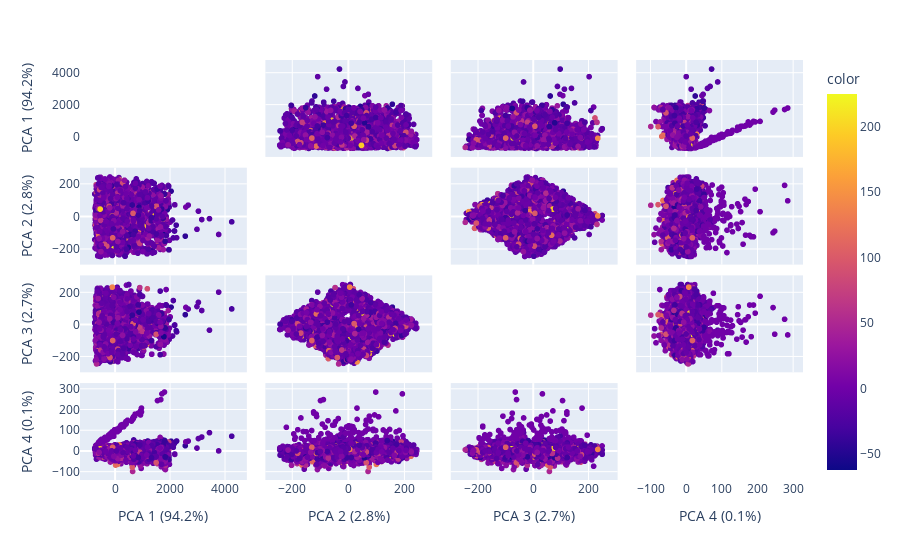

The code cell stored with this chart in its notebook:
### Markdown cell above
### Part One: Complete PCA

### Code cell
pca = PCA()
component = pca.fit_transform(df_samp[['branded_code_share', 'crs_dep_time', 'crs_arr_time', 
                                            'crs_elapsed_time', 'air_time', 'distance',
                                            'fl_month', 'fl_day_of_week', 'fl_type',
                                            'state_travel_type', 'origin_cat', 'dest_cat', 'mkt_op_combo_cat']])
labels = {
    str(i): f"PCA {i+1} ({var:.1f}%)"
    for i, var in enumerate(pca.explained_variance_ratio_ *100)
}

fig = px.scatter_matrix(
    component,
    labels=labels,
    dimensions=range(4),
    color = df_samp.arr_delay
)
fig.update_traces(diagonal_visible=False)
fig.show()

### Figure 1 — Plotly figure (JSON) as saved in the notebook; plotly's stock layout.template omitted (floating-point values rounded to 4 significant figures; data arrays with more than 128 entries replaced by an {"elided": "..."} marker saying what was removed)
{"data": [{"diagonal": {"visible": false}, "dimensions": [{"axis": {"matches": true}, "label": "PCA 1 (94.2%)", "values": {"elided": "10000 float values"}}, {"axis": {"matches": true}, "label": "PCA 2 (2.8%)", "values": {"elided": "10000 float values"}}, {"axis": {"matches": true}, "label": "PCA 3 (2.7%)", "values": {"elided": "10000 float values"}}, {"axis": {"matches": true}, "label": "PCA 4 (0.1%)", "values": {"elided": "10000 float values"}}], "hovertemplate": "%{xaxis.title.text}=%{x}<br>%{yaxis.title.text}=%{y}<br>color=%{marker.color}<extra></extra>", "legendgroup": "", "marker": {"color": {"elided": "10000 int values"}, "coloraxis": "coloraxis", "symbol": "circle"}, "name": "", "showlegend": false, "type": "splom"}], "layout": {"autosize": true, "coloraxis": {"colorbar": {"title": {"text": "color"}}, "colorscale": [[0, "#0d0887"], [0.1111, "#46039f"], [0.2222, "#7201a8"], [0.3333, "#9c179e"], [0.4444, "#bd3786"], [0.5556, "#d8576b"], [0.6667, "#ed7953"], [0.7778, "#fb9f3a"], [0.8889, "#fdca26"], [1, "#f0f921"]]}, "dragmode": "select", "legend": {"tracegroupgap": 0}, "margin": {"t": 60}, "xaxis": {"autorange": true, "range": [-1383.0, 4900.0], "type": "linear"}, "xaxis2": {"autorange": true, "range": [-306.1, 309.3], "type": "linear"}, "xaxis3": {"autorange": true, "range": [-309.2, 316.0], "type": "linear"}, "xaxis4": {"autorange": true, "range": [-148.3, 335.7], "type": "linear"}, "yaxis": {"autorange": true, "range": [-1383.0, 4900.0], "type": "linear"}, "yaxis2": {"autorange": true, "range": [-306.1, 309.3], "type": "linear"}, "yaxis3": {"autorange": true, "range": [-309.2, 316.0], "type": "linear"}, "yaxis4": {"autorange": true, "range": [-148.3, 335.7], "type": "linear"}}}
